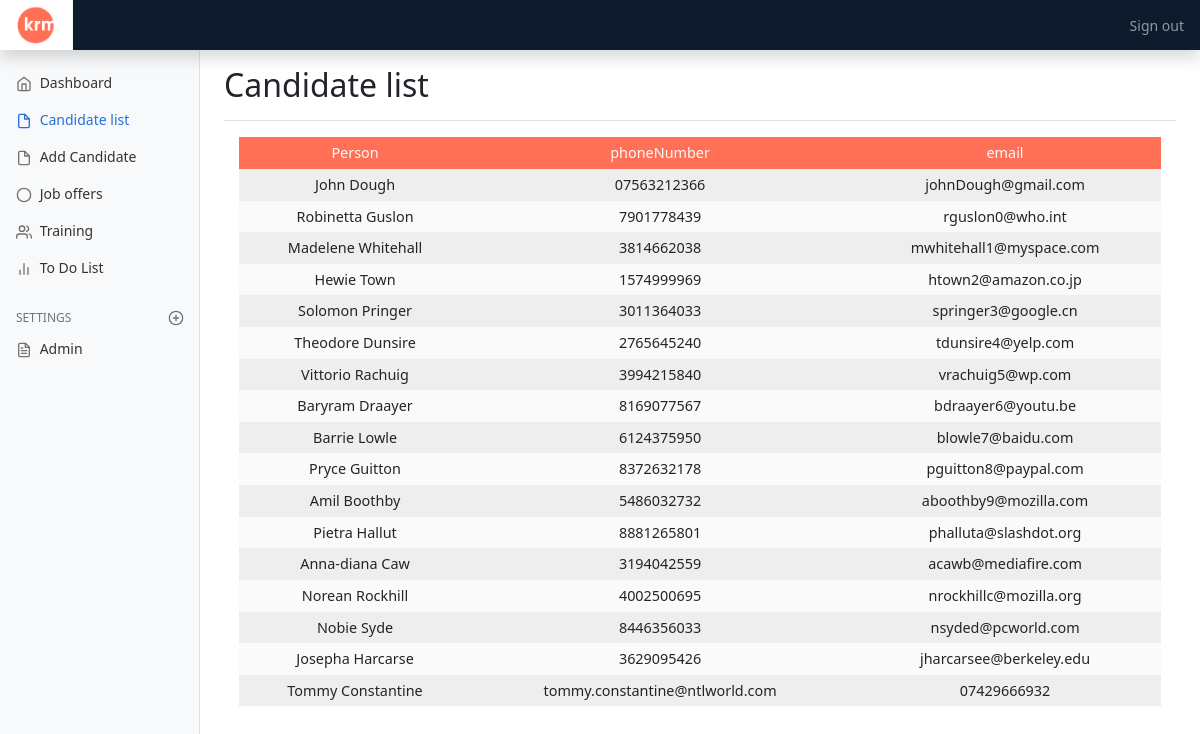
/candidates.php, run on the app's committed database.
### tables this page shows
CREATE TABLE `candidates` (
  `candidateID` int(11) NOT NULL,
  `firstName` varchar(255) NOT NULL,
  `lastName` varchar(255) NOT NULL,
  `phoneNumber` varchar(255) NOT NULL,
  `email` varchar(255) NOT NULL
);

### candidates.php (called while the page is built, shortened)
<?php
require_once('./Views/candidates_data.phtml');

### Models/database.php (called while the page is built, shortened)
<?php
class Db
{
    protected function connect()
    {
        $this->servername = "poseidon.salford.ac.uk";
        $this->username = "hc22-9";
        $this->password = "xsWcoO2LRllYP5S";
        $this->dbname = "hc22_9_populated";
        $conn = new mysqli($this->servername, $this->username, $this->password, $this->dbname);
        return $conn;
    }
}

### Models/viewUser.php (called while the page is built, shortened)
<?php
class ViewUser extends User
{
    public function showAllUsers()
    {
        $this->getAllUsers();
    }
}

### Models/user.php (the view, shortened to what this page needs)
<?php
class User extends Db{
    protected function getAllUsers(){
        $sql ="SELECT * FROM candidates";
        $result = $this->connect()->query($sql);
        if ($result->num_rows > 0) {
            echo  "<table class=cand-table> <tr><th> Person </th><th>phoneNumber</th><th>email</th></tr>";
            while($row = $result->fetch_assoc()) {
            echo "<tr class='clickable-row' data-href='./candidate.php?ID=". $row["candidateID"] ."'><td>" . $row["firstName"]. " ".$row["lastName"]."</td> <td>". $row["phoneNumber"]." </td> <td>". $row["email"]." </td></tr>" ;
            }
            echo "</table>";
        } else {
            echo "0 results";
        }
    }
    }

### Views/candidates_data.phtml (shortened to what this page needs)
<!doctype html>
<html lang="en">
<?php require('template/header.phtml') ?>
<main class="col-md-9 ms-sm-auto col-lg-10 px-md-4">
    <div class="d-flex justify-content-between flex-wrap flex-md-nowrap align-items-center pt-3 pb-2 mb-3 border-bottom">
        <h1 class="h2">Candidate list</h1>
    </div>
<div>
<?php require_once 'template/candidates.phtml'?>
</div>
</main>
</body>
</html>

### Views/template/header.phtml (shortened to what this page needs)
<!doctype html>
<html lang="en">
<head>
    <link href="./css/bootstrap.min.css" rel="stylesheet">
    <link href="./css/dashboard.css" rel="stylesheet">
</head>
<body>
    <?php include('./Views/template/krmHeader.phtml') ?>
<div class="container-fluid">
    <div class="row">
        <nav id="sidebarMenu" class="col-md-3 col-lg-2 d-md-block bg-light sidebar collapse">
            <div class="position-sticky pt-3">
                <ul class="nav flex-column">
                    <li class="nav-item">
                        <a class="nav-link"href="./home.php">
                            <span data-feather="home"></span>
                            Dashboard
                        </a>
                    </li>
                    <li class="nav-item">
                        <a class="nav-link active" aria-current="page" href= " ./candidates.php">
                            <span data-feather="file"></span>
                            Candidate list
                        </a>
                    </li>
                    <li class="nav-item">
                        <a class="nav-link" href= " ./addCandidate.php">
                            <span data-feather="file"></span>
                            Add Candidate
                        </a>
                    </li>
                    <li class="nav-item">
                        <a class="nav-link" href="./offer.php">
                            <span data-feather="circle"></span>
                            Job offers
                        </a>
                    </li>
                    <li class="nav-item">
                        <a class="nav-link" href="./training.php">
                            <span data-feather="users"></span>
                            Training
                        </a>
                    </li>
                    <li class="nav-item">
                        <a class="nav-link" href="./link.php">
                            <span data-feather="bar-chart-2"></span>
                            To Do List
                        </a>
                    </li>
                </ul>
                <h6 class="sidebar-heading d-flex justify-content-between align-items-center px-3 mt-4 mb-1 text-muted">
                    <span>Settings</span>
                    <a class="link-secondary" href="#" aria-label="Add a new report">
                        <span data-feather="plus-circle"></span>
                    </a>
                </h6>
                <ul class="nav flex-column mb-2">
                    <li class="nav-item">
                        <a class="nav-link" href="#">
                            <span data-feather="file-text"></span>
                            Admin
                        </a>
                    </li>
                </ul>
            </div>
        </nav>
            </div>
</div>
</body>
</html>

### Views/template/krmHeader.phtml (shortened to what this page needs)
<header class="navbar navbar-dark sticky-top colour flex-md-nowrap p-0 shadow">
    <img class="navbar-brand col-md-3 col-lg-2 me-0 px-3"; src="./images/krmTransperant.png">
    <div class="navbar-nav">
        <div class="nav-item text-nowrap">
            <a class="nav-link px-3" href="./Models/logout.php">Sign out</a>
        </div>
    </div>
</header>

### Views/template/candidates.phtml (shortened to what this page needs)
<div id="table-wrapper">
    <div class="cand-container">
        <?php $users = new viewUser();
        $users->showAllUsers();
        ?>
    </div>
</div>
<link rel="stylesheet" href='css/cand.css'>

### css/dashboard.css (style rules this page uses)
body { font-size: .875rem; }
.feather { width: 16px; height: 16px; vertical-align: text-bottom; }
.sidebar { position: fixed; top: 0; bottom: 0; left: 0; z-index: 100; padding: 48px 0 0; box-shadow: inset -1px 0 0 rgba(0, 0, 0, .1); }
.sidebar .nav-link { font-weight: 500; color: #333; }
.sidebar .nav-link .feather { margin-right: 4px; color: #727272; }
.sidebar .nav-link.active { color: #2470dc; }
.sidebar .nav-link:hover .feather, .sidebar .nav-link.active .feather { color: inherit; }
.sidebar-heading { font-size: .75rem; text-transform: uppercase; }
.colour { background-color: rgb(14, 27, 44); }
.navbar-brand { font-size: 1rem; height: 50px; width: auto; background-color: rgba(255, 255, 255); box-shadow: inset -1px 0 0 rgba(0, 0, 0, .05); }

### css/cand.css (style rules this page uses)
* { margin:0; padding: 0; outline: 0; }
.cand-container { width: 100%; }
.cand-table { z-index: 2; font-size: 0.9rem; overflow: auto; width: 100%; opacity: 100%; font-weight: 400; max-height: 600px; table-layout: auto; }
td , th { padding: 5px 10px; text-align: left; }
th { background-color: rgb(255, 112, 87); color: #fafafa; font-weight:200; }
tr { background-color: #fafafa; }
tr:nth-child(even) { background-color: #eeeeee; }
#table-wrapper { display: flex; flex-direction: row; min-width: 500px; margin:15px; }
table, th, td { text-align: center; }

### data on the page
candidates: firstName "John", lastName "Dough", phoneNumber "07563212366", email "johnDough@gmail.com"
candidates: firstName "Robinetta", lastName "Guslon", phoneNumber "7901778439", email "rguslon0@who.int"
candidates: firstName "Madelene", lastName "Whitehall", phoneNumber "3814662038", email "mwhitehall1@myspace.com"
candidates: firstName "Hewie", lastName "Town", phoneNumber "1574999969", email "htown2@amazon.co.jp"
candidates: firstName "Solomon", lastName "Pringer", phoneNumber "3011364033", email "springer3@google.cn"
candidates: firstName "Theodore", lastName "Dunsire", phoneNumber "2765645240", email "tdunsire4@yelp.com"
candidates: firstName "Vittorio", lastName "Rachuig", phoneNumber "3994215840", email "vrachuig5@wp.com"
candidates: firstName "Baryram", lastName "Draayer", phoneNumber "8169077567", email "bdraayer6@youtu.be"
candidates: firstName "Barrie", lastName "Lowle", phoneNumber "6124375950", email "blowle7@baidu.com"
candidates: firstName "Pryce", lastName "Guitton", phoneNumber "8372632178", email "pguitton8@paypal.com"
candidates: firstName "Amil", lastName "Boothby", phoneNumber "5486032732", email "aboothby9@mozilla.com"
candidates: firstName "Pietra", lastName "Hallut", phoneNumber "8881265801", email "phalluta@slashdot.org"
candidates: firstName "Anna-diana", lastName "Caw", phoneNumber "3194042559", email "acawb@mediafire.com"
candidates: firstName "Norean", lastName "Rockhill", phoneNumber "4002500695", email "nrockhillc@mozilla.org"
candidates: firstName "Nobie", lastName "Syde", phoneNumber "8446356033", email "nsyded@pcworld.com"
candidates: firstName "Josepha", lastName "Harcarse", phoneNumber "3629095426", email "jharcarsee@berkeley.edu"
candidates: firstName "Tommy", lastName "Constantine", phoneNumber "tommy.constantine@ntlworld.com", email "07429666932"
